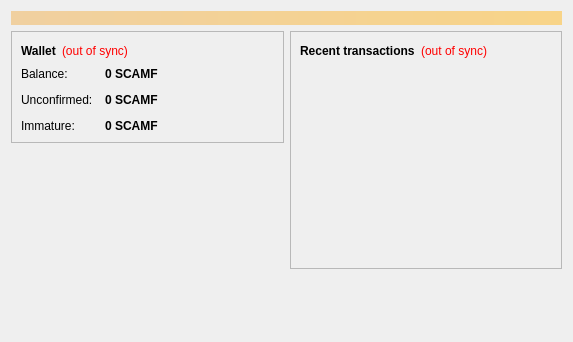
<?xml version="1.0" encoding="UTF-8"?>
<ui version="4.0">
 <class>OverviewPage</class>
 <widget class="QWidget" name="OverviewPage">
  <property name="geometry">
   <rect>
    <x>0</x>
    <y>0</y>
    <width>573</width>
    <height>342</height>
   </rect>
  </property>
  <property name="windowTitle">
   <string>Form</string>
  </property>
  <layout class="QVBoxLayout" name="topLayout">
   <item>
    <widget class="QLabel" name="labelAlerts">
     <property name="visible">
      <bool>false</bool>
     </property>
     <property name="styleSheet">
      <string notr="true">background-color: qlineargradient(x1: 0, y1: 0, x2: 1, y2: 0, stop:0 #F0D0A0, stop:1 #F8D488); color:#000000;</string>
     </property>
     <property name="wordWrap">
      <bool>true</bool>
     </property>
     <property name="margin">
      <number>3</number>
     </property>
    </widget>
   </item>
   <item>
    <layout class="QHBoxLayout" name="horizontalLayout" stretch="1,1">
     <item>
      <layout class="QVBoxLayout" name="verticalLayout_2">
       <item>
        <widget class="QFrame" name="frame">
         <property name="frameShape">
          <enum>QFrame::StyledPanel</enum>
         </property>
         <property name="frameShadow">
          <enum>QFrame::Raised</enum>
         </property>
         <layout class="QVBoxLayout" name="verticalLayout_4">
          <item>
           <layout class="QHBoxLayout" name="horizontalLayout_4">
            <item>
             <widget class="QLabel" name="label_5">
              <property name="font">
               <font>
                <weight>75</weight>
                <bold>true</bold>
               </font>
              </property>
              <property name="text">
               <string>Wallet</string>
              </property>
             </widget>
            </item>
            <item>
             <widget class="QLabel" name="labelWalletStatus">
              <property name="toolTip">
               <string>The displayed information may be out of date. Your wallet automatically synchronizes with the FUNSCAMCOIN network after a connection is established, but this process has not completed yet.</string>
              </property>
              <property name="styleSheet">
               <string notr="true">QLabel { color: red; }</string>
              </property>
              <property name="text">
               <string notr="true">(out of sync)</string>
              </property>
              <property name="alignment">
               <set>Qt::AlignLeading|Qt::AlignLeft|Qt::AlignVCenter</set>
              </property>
             </widget>
            </item>
            <item>
             <spacer name="horizontalSpacer_2">
              <property name="orientation">
               <enum>Qt::Horizontal</enum>
              </property>
              <property name="sizeHint" stdset="0">
               <size>
                <width>40</width>
                <height>20</height>
               </size>
              </property>
             </spacer>
            </item>
           </layout>
          </item>
          <item>
           <layout class="QFormLayout" name="formLayout_2">
            <property name="fieldGrowthPolicy">
             <enum>QFormLayout::AllNonFixedFieldsGrow</enum>
            </property>
            <property name="horizontalSpacing">
             <number>12</number>
            </property>
            <property name="verticalSpacing">
             <number>12</number>
            </property>
            <item row="0" column="0">
             <widget class="QLabel" name="label">
              <property name="text">
               <string>Balance:</string>
              </property>
             </widget>
            </item>
            <item row="0" column="1">
             <widget class="QLabel" name="labelBalance">
              <property name="font">
               <font>
                <weight>75</weight>
                <bold>true</bold>
               </font>
              </property>
              <property name="cursor">
               <cursorShape>IBeamCursor</cursorShape>
              </property>
              <property name="toolTip">
               <string>Your current balance</string>
              </property>
              <property name="text">
               <string notr="true">0 SCAMF</string>
              </property>
              <property name="textInteractionFlags">
               <set>Qt::LinksAccessibleByMouse|Qt::TextSelectableByKeyboard|Qt::TextSelectableByMouse</set>
              </property>
             </widget>
            </item>
            <item row="1" column="0">
             <widget class="QLabel" name="label_3">
              <property name="text">
               <string>Unconfirmed:</string>
              </property>
             </widget>
            </item>
            <item row="1" column="1">
             <widget class="QLabel" name="labelUnconfirmed">
              <property name="font">
               <font>
                <weight>75</weight>
                <bold>true</bold>
               </font>
              </property>
              <property name="cursor">
               <cursorShape>IBeamCursor</cursorShape>
              </property>
              <property name="toolTip">
               <string>Total of transactions that have yet to be confirmed, and do not yet count toward the current balance</string>
              </property>
              <property name="text">
               <string notr="true">0 SCAMF</string>
              </property>
              <property name="textInteractionFlags">
               <set>Qt::LinksAccessibleByMouse|Qt::TextSelectableByKeyboard|Qt::TextSelectableByMouse</set>
              </property>
             </widget>
            </item>
            <item row="2" column="0">
             <widget class="QLabel" name="labelImmatureText">
              <property name="text">
               <string>Immature:</string>
              </property>
             </widget>
            </item>
            <item row="2" column="1">
             <widget class="QLabel" name="labelImmature">
              <property name="font">
               <font>
                <weight>75</weight>
                <bold>true</bold>
               </font>
              </property>
              <property name="toolTip">
               <string>Mined balance that has not yet matured</string>
              </property>
              <property name="text">
               <string notr="true">0 SCAMF</string>
              </property>
              <property name="textInteractionFlags">
               <set>Qt::LinksAccessibleByMouse|Qt::TextSelectableByKeyboard|Qt::TextSelectableByMouse</set>
              </property>
             </widget>
            </item>
           </layout>
          </item>
         </layout>
        </widget>
       </item>
       <item>
        <spacer name="verticalSpacer">
         <property name="orientation">
          <enum>Qt::Vertical</enum>
         </property>
         <property name="sizeHint" stdset="0">
          <size>
           <width>20</width>
           <height>40</height>
          </size>
         </property>
        </spacer>
       </item>
      </layout>
     </item>
     <item>
      <layout class="QVBoxLayout" name="verticalLayout_3">
       <item>
        <widget class="QFrame" name="frame_2">
         <property name="frameShape">
          <enum>QFrame::StyledPanel</enum>
         </property>
         <property name="frameShadow">
          <enum>QFrame::Raised</enum>
         </property>
         <layout class="QVBoxLayout" name="verticalLayout">
          <item>
           <layout class="QHBoxLayout" name="horizontalLayout_2">
            <item>
             <widget class="QLabel" name="label_4">
              <property name="text">
               <string>&lt;b&gt;Recent transactions&lt;/b&gt;</string>
              </property>
             </widget>
            </item>
            <item>
             <widget class="QLabel" name="labelTransactionsStatus">
              <property name="toolTip">
               <string>The displayed information may be out of date. Your wallet automatically synchronizes with the FUNSCAMCOIN network after a connection is established, but this process has not completed yet.</string>
              </property>
              <property name="styleSheet">
               <string notr="true">QLabel { color: red; }</string>
              </property>
              <property name="text">
               <string notr="true">(out of sync)</string>
              </property>
              <property name="alignment">
               <set>Qt::AlignRight|Qt::AlignTrailing|Qt::AlignVCenter</set>
              </property>
             </widget>
            </item>
            <item>
             <spacer name="horizontalSpacer">
              <property name="orientation">
               <enum>Qt::Horizontal</enum>
              </property>
              <property name="sizeHint" stdset="0">
               <size>
                <width>40</width>
                <height>20</height>
               </size>
              </property>
             </spacer>
            </item>
           </layout>
          </item>
          <item>
           <widget class="QListView" name="listTransactions">
            <property name="styleSheet">
             <string notr="true">QListView { background: transparent; }</string>
            </property>
            <property name="frameShape">
             <enum>QFrame::NoFrame</enum>
            </property>
            <property name="verticalScrollBarPolicy">
             <enum>Qt::ScrollBarAlwaysOff</enum>
            </property>
            <property name="horizontalScrollBarPolicy">
             <enum>Qt::ScrollBarAlwaysOff</enum>
            </property>
            <property name="selectionMode">
             <enum>QAbstractItemView::NoSelection</enum>
            </property>
           </widget>
          </item>
         </layout>
        </widget>
       </item>
       <item>
        <spacer name="verticalSpacer_2">
         <property name="orientation">
          <enum>Qt::Vertical</enum>
         </property>
         <property name="sizeHint" stdset="0">
          <size>
           <width>20</width>
           <height>40</height>
          </size>
         </property>
        </spacer>
       </item>
      </layout>
     </item>
    </layout>
   </item>
  </layout>
 </widget>
 <resources/>
 <connections/>
</ui>
